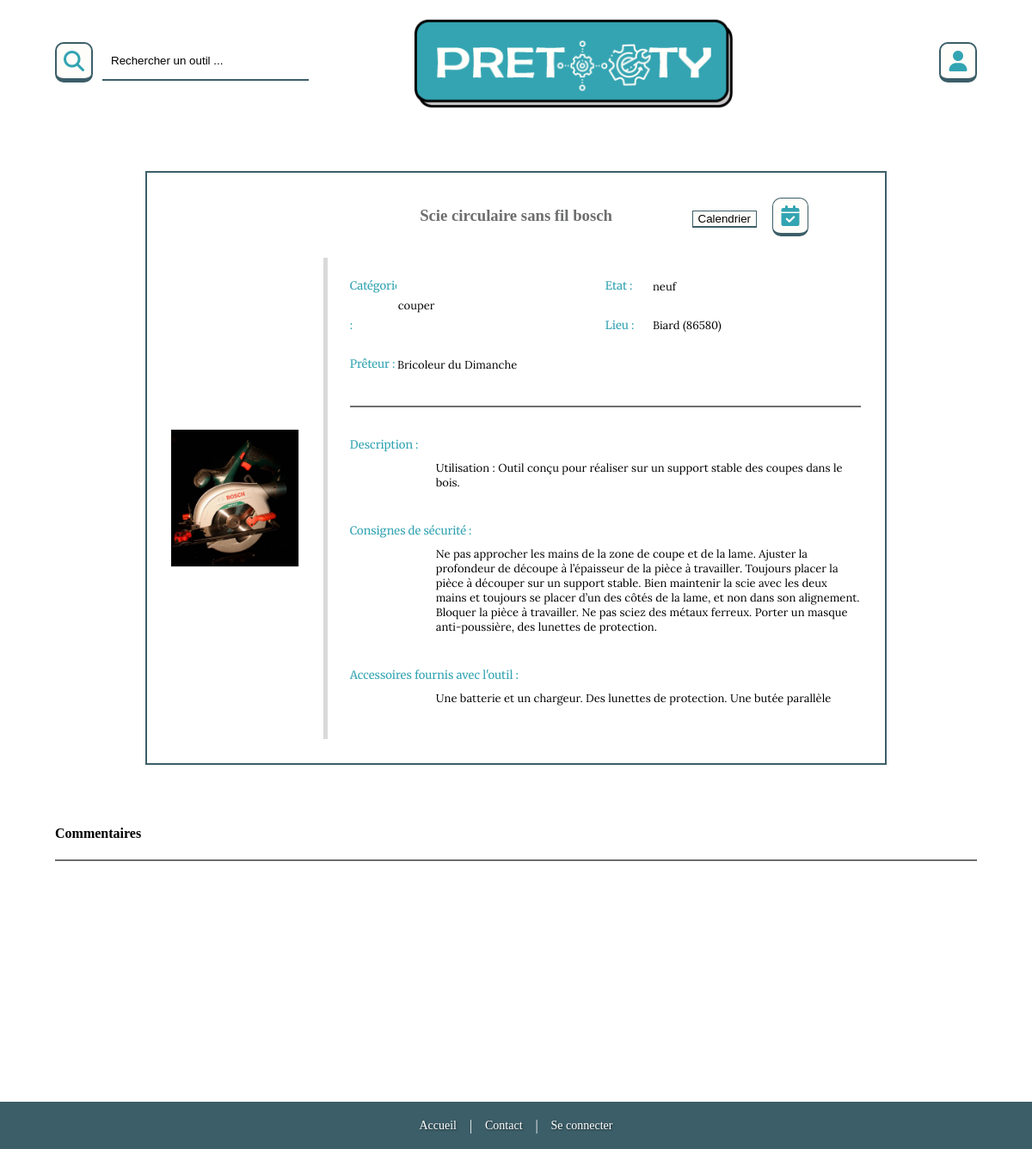
Screenshot of /toolSheet.php?id_outil=2 with the database file from the repository.
### tables this page shows
CREATE TABLE `outil` (
  `id_outil` int(11) NOT NULL,
  `nom_outil` varchar(100) DEFAULT NULL,
  `description` text DEFAULT NULL,
  `consignes_securite` text NOT NULL,
  `accessoires` text NOT NULL,
  `photo` varchar(255) NOT NULL,
  `id_utilisateur` int(11) NOT NULL,
  `id_categorie` int(11) NOT NULL,
  `id_etat_outil` int(11) NOT NULL,
  `id_disponibilite` int(11) NOT NULL
);

CREATE TABLE `categorie` (
  `id_categorie` int(11) NOT NULL,
  `nom_categorie` varchar(50) DEFAULT NULL
);

CREATE TABLE `utilisateur` (
  `id_utilisateur` int(11) NOT NULL,
  `id_provisoire` varchar(50) NOT NULL,
  `pseudonyme` varchar(50) NOT NULL,
  `mail` varchar(100) NOT NULL,
  `mdp` varchar(255) NOT NULL,
  `ville` varchar(100) NOT NULL,
  `id_theme` int(11) NOT NULL,
  `id_police` int(11) NOT NULL,
  `id_statut` int(11) NOT NULL,
  `nom_utilisateur` varchar(50) NOT NULL,
  `prenom_utilisateur` varchar(50) NOT NULL,
  `tel` varchar(15) NOT NULL,
  `adresse` varchar(100) NOT NULL,
  `cp` int(15) NOT NULL,
  `categorie_u` int(2) NOT NULL
);

CREATE TABLE `etat_outil` (
  `id_etat_outil` int(11) NOT NULL,
  `nom_etat` varchar(50) NOT NULL
);

### php/functions.php (called while the page is built, shortened)
    <?php
function showToolSheet() {
    include('php/dataBaseConnexion.php');
    $query = $db->prepare('SELECT * FROM outil INNER JOIN categorie ON outil.id_categorie = categorie.id_categorie INNER JOIN utilisateur ON outil.id_utilisateur = utilisateur.id_utilisateur INNER JOIN etat_outil ON outil.id_etat_outil = etat_outil.id_etat_outil WHERE id_outil = :id_tool');
    $query->execute([
        "id_tool" => $_GET['id_outil'],
    ]);
    $tool = $query->fetch(PDO::FETCH_ASSOC);
    return $tool;
}
?>

### toolSheet.php (the view, shortened to what this page needs)
<!DOCTYPE html>
<html lang="fr-FR">
    <head>
        <link rel="stylesheet" href="assets/css/style.css">
    </head>
    <body>
        <?php include('views\header.php');
        include('php/functions.php');
        $tool = showToolSheet(); ?>
        <main>
            <section class="toolSheetContainer">
                <form class="toolSheetForm">
                    <section class="toolSheetFormTitle">
                        <h1><?= $tool['nom_outil'] ?></h1>
                        <section class="button40px squareButton toolSheetCalendarBigButton"><i class="fa-solid fa-calendar-check fa-xl"></i></section>
                        <input type="button" value="Calendrier" class="squareButton toolSheetCalendarBigButton toolSheetCalendarBigButtonTemporary"/>
                    </section>
                    <section class="toolSheet">
                        <section class="toolSheetLeftSection">
                            <img src="./assets/img/tools/<?= $tool['photo'] ?>" alt="photo de l'outil" class="photoTool"/>
                        </section>
                        <section class="toolSheetRightSection">
                            <section class="toolSheetTopSection">
                                <section class="toolSheetTopLeftSection">
                                    <section class="toolSheetFirstInformations toolSheetCategory">
                                        <label for="toolCategory" class="title fontSize13px toolSheetLabel">Catégorie :</label>
                                        <input type="text" name="toolCategory" value="<?= $tool['nom_categorie'] ?>" style="border:transparent" class="text fontSize13px inputToolSheet"/>
                                    </section>
                                    <section class="toolSheetFirstInformations toolSheetLender">
                                        <label for="lender" class="title fontSize13px toolSheetLabel">Prêteur :</label>
                                        <input type="text" name="lender" value="<?= $tool['pseudonyme'] ?>" style="border:transparent" class="text fontSize13px inputToolSheet"/>
                                    </section>
                                </section>
                                <section class="toolSheetTopRightSection">
                                    <section class="toolSheetFirstInformations toolSheetStatus">
                                        <label for="toolSatus" class="title fontSize13px toolSheetLabel">Etat :</label>
                                        <input type="text" name="toolSatus" value="<?= $tool['nom_etat'] ?>" style="border:transparent" class="text fontSize13px inputToolSheet"/>
                                    </section>
                                    <section class="toolSheetFirstInformations toolSheetPlace">
                                        <label for="toolPlace" class="title fontSize13px toolSheetLabel">Lieu :</label>
                                        <input type="text" name="toolPlace" value="<?= $tool['ville'] ?> (<?= $tool['cp'] ?>)" style="border:transparent" class="text fontSize13px inputToolSheet"/>
                                    </section>
                                </section>
                        </section>
                        <section class="toolSheetBottomSection">
                            <section class="toolInformations">
                                <label for="toolDescription" class="title fontSize13px toolInformationsLabel">Description :</label>
                                <p name="toolDescription" id="toolDescription" class="text fontSize13px toolInputTextInformations"><?= $tool['description'] ?></p>
                            </section>
                            <section class="toolInformations">
                                <label for="toolSecurity" class="title fontSize13px toolInformationsLabel">Consignes de sécurité :</label>
                                <p name="toolSecurity" id="toolSecurity" class="text fontSize13px toolInputTextInformations"><?= $tool['consignes_securite'] ?></p>
                            </section>
                            <section class="toolInformations">
                                <label for="toolAccessories" class="title fontSize13px toolInformationsLabel">Accessoires fournis avec l'outil :</label>
                                <p name="toolAccessories" id="toolAccessories" class="text fontSize13px toolInputTextInformations"><?= $tool['accessoires'] ?></p>
                            </section>
                        </section>
                    </section>
                </form>
            </section>
            <section class="commentContainer">
                <section class="separationLineBottom2px">
                    <h1>Commentaires</h1>
                </section>
                <section class="commentsSection">
                </section>
            </section>
        </main>
        <?php include('views/footer.php'); ?>
    </body>
</html>

### assets/css/style.css (style rules this page uses)
body { margin: 0; }
main { min-height: 65vh; margin: 0 64px 60px 64px; }
.title { font-family: 'Merriweather'; color: #000; }
.text { font-family: 'Lora'; color: #000; }
.fontSize13px { font-size: 0.8125em; }
.fa-magnifying-glass, .fa-user, .fa-pencil, .fa-trash-can, .fa-calendar-check { color: #33A4B2; }
.squareButton { display: flex; justify-content: center; align-items: center; background-color: #FFFDF9; }
.button40px { width: 40px; height: 40px; border: 2px solid #3C5E68; border-bottom: 5px solid #3C5E68; border-radius: 10px; -webkit-border-radius: 10px; -moz-border-radius: 10px; -ms-border-radius: 10px; -o-border-radius: 10px; }
.toolInformations { width: 100%; display: flex; flex-wrap: wrap; margin-bottom: 39px; }
.toolInformationsLabel { width: 100%; }
.toolSheetContainer { width: 100%; padding: 50px 0 75px 0; display: flex; flex-wrap: wrap; justify-content: center; }
.toolSheetForm { width: 80%; display: flex; flex-wrap: wrap; justify-content: center; margin-bottom: 50px; border: 2px solid #3C5E68; }
.toolSheetFormTitle { width: 100%; margin: 20px 0; text-align: center; color: #6D6E6F; }
.toolSheetCalendarBigButton { position: absolute; border: #3C5E68 solid 1px; border-bottom: #3C5E68 solid 4px; top: 230px; right: 260px; }
.toolSheetCalendarBigButtonTemporary { border: 1px solid #3C5E68; border-bottom: 2px solid #3C5E68; top: 245px; right: 320px; }
.toolSheet { width: 100%; display: flex; justify-content: space-between; padding: 0 28px 28px 0; }
.toolSheetLeftSection { width: 20%; height: auto; padding: 0 28px; display: flex; align-items: center; border-right: 5px solid #d9d9d9; overflow: hidden; }
.photoTool { width: 100%; height: 100%; object-fit: contain; }
.toolSheetRightSection { width: 80%; padding-left: 26px; }
.toolSheetTopSection { width: 100%; display: flex; justify-content: space-between; align-content: center; margin-bottom: 25px; }
.toolSheetTopLeftSection, .toolSheetTopRightSection { padding: 10px 27px 0 0; width: 50%; flex-basis: 48%; }
.toolSheetFirstInformations { width: 100%; display: flex; justify-content: space-between; align-content: center; }
.toolSheetLabel { width: 20%; line-height: 3.5em; color: #33A4B2; }
.inputToolSheet { width: 80%; }
.toolSheetBottomSection { width: 100%; padding-top: 25px; border-top: 2px solid #6D6E6F; }
.toolInformations { margin-top: 10px; }
.toolInformationsLabel { width: 100%; color: #33A4B2; }
.toolInputTextInformations { width: 100%; margin: 10px 0 0 100px; border: transparent; }
.commentContainer { width: 100%; height: auto; }
.commentsSection { height: 200px; }
.separationLineBottom2px { border-bottom: 2px solid #6D6E6F; }

### rows the page displays
outil: nom_outil "Scie circulaire sans fil bosch", photo (picture), toolCategory "couper", lender "Bricoleur du Dimanche", toolSatus "neuf", toolPlace "Biard (86580)", description "Utilisation : Outil conçu pour réaliser sur un support stable des coupes dans le bois.", consignes_securite "Ne pas approcher les mains de la zone de coupe et de la lame. Ajuster la profondeur de découpe à l’épaisseur de la pièce à travailler. Toujours placer la pièce à découper sur un support stable. Bien maintenir la scie avec les deux mains et toujours se placer d’un des côtés de la lame, et non dans son alignement. Bloquer la pièce à travailler. Ne pas sciez des métaux ferreux. Porter un masque anti-poussière, des lunettes de protection.", accessoires "Une batterie et un chargeur. Des lunettes de protection. Une butée parallèle"
